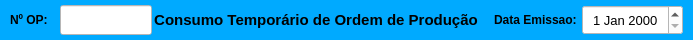
     <widget class="QWidget" name="widget" native="true">
      <property name="minimumSize">
       <size>
        <width>0</width>
        <height>40</height>
       </size>
      </property>
      <property name="maximumSize">
       <size>
        <width>16777215</width>
        <height>40</height>
       </size>
      </property>
      <property name="styleSheet">
       <string notr="true">background-color: rgb(0, 170, 255);</string>
      </property>
      <layout class="QHBoxLayout" name="horizontalLayout">
       <property name="spacing">
        <number>2</number>
       </property>
       <property name="leftMargin">
        <number>10</number>
       </property>
       <property name="topMargin">
        <number>5</number>
       </property>
       <property name="rightMargin">
        <number>10</number>
       </property>
       <property name="bottomMargin">
        <number>5</number>
       </property>
       <item>
        <widget class="QLabel" name="label_4">
         <property name="minimumSize">
          <size>
           <width>48</width>
           <height>0</height>
          </size>
         </property>
         <property name="maximumSize">
          <size>
           <width>48</width>
           <height>16777215</height>
          </size>
         </property>
         <property name="font">
          <font>
           <pointsize>9</pointsize>
           <weight>75</weight>
           <bold>true</bold>
          </font>
         </property>
         <property name="styleSheet">
          <string notr="true"/>
         </property>
         <property name="text">
          <string>Nº OP:</string>
         </property>
         <property name="alignment">
          <set>Qt::AlignLeading|Qt::AlignLeft|Qt::AlignVCenter</set>
         </property>
        </widget>
       </item>
       <item>
        <widget class="QLineEdit" name="line_Num">
         <property name="sizePolicy">
          <sizepolicy hsizetype="Preferred" vsizetype="Preferred">
           <horstretch>0</horstretch>
           <verstretch>0</verstretch>
          </sizepolicy>
         </property>
         <property name="minimumSize">
          <size>
           <width>92</width>
           <height>0</height>
          </size>
         </property>
         <property name="maximumSize">
          <size>
           <width>92</width>
           <height>16777215</height>
          </size>
         </property>
         <property name="font">
          <font>
           <pointsize>12</pointsize>
          </font>
         </property>
         <property name="styleSheet">
          <string notr="true">background-color: rgb(255, 255, 255);</string>
         </property>
         <property name="inputMask">
          <string/>
         </property>
         <property name="text">
          <string/>
         </property>
         <property name="frame">
          <bool>true</bool>
         </property>
         <property name="echoMode">
          <enum>QLineEdit::Normal</enum>
         </property>
         <property name="alignment">
          <set>Qt::AlignCenter</set>
         </property>
         <property name="dragEnabled">
          <bool>false</bool>
         </property>
         <property name="placeholderText">
          <string/>
         </property>
        </widget>
       </item>
       <item>
        <widget class="QLabel" name="label_13">
         <property name="sizePolicy">
          <sizepolicy hsizetype="Preferred" vsizetype="Preferred">
           <horstretch>0</horstretch>
           <verstretch>0</verstretch>
          </sizepolicy>
         </property>
         <property name="minimumSize">
          <size>
           <width>0</width>
           <height>0</height>
          </size>
         </property>
         <property name="font">
          <font>
           <pointsize>11</pointsize>
           <weight>75</weight>
           <bold>true</bold>
          </font>
         </property>
         <property name="styleSheet">
          <string notr="true"/>
         </property>
         <property name="text">
          <string>Consumo Temporário de Ordem de Produção</string>
         </property>
         <property name="alignment">
          <set>Qt::AlignCenter</set>
         </property>
        </widget>
       </item>
       <item>
        <widget class="QLabel" name="label_11">
         <property name="sizePolicy">
          <sizepolicy hsizetype="Preferred" vsizetype="Preferred">
           <horstretch>0</horstretch>
           <verstretch>0</verstretch>
          </sizepolicy>
         </property>
         <property name="minimumSize">
          <size>
           <width>100</width>
           <height>0</height>
          </size>
         </property>
         <property name="maximumSize">
          <size>
           <width>100</width>
           <height>16777215</height>
          </size>
         </property>
         <property name="font">
          <font>
           <pointsize>9</pointsize>
           <weight>75</weight>
           <bold>true</bold>
          </font>
         </property>
         <property name="styleSheet">
          <string notr="true"/>
         </property>
         <property name="text">
          <string>Data Emissao: </string>
         </property>
         <property name="alignment">
          <set>Qt::AlignRight|Qt::AlignTrailing|Qt::AlignVCenter</set>
         </property>
        </widget>
       </item>
       <item>
        <widget class="QDateEdit" name="date_Emissao">
         <property name="sizePolicy">
          <sizepolicy hsizetype="Preferred" vsizetype="Preferred">
           <horstretch>0</horstretch>
           <verstretch>0</verstretch>
          </sizepolicy>
         </property>
         <property name="minimumSize">
          <size>
           <width>101</width>
           <height>0</height>
          </size>
         </property>
         <property name="maximumSize">
          <size>
           <width>101</width>
           <height>16777215</height>
          </size>
         </property>
         <property name="font">
          <font>
           <pointsize>10</pointsize>
          </font>
         </property>
         <property name="styleSheet">
          <string notr="true">background-color: rgb(255, 255, 255);</string>
         </property>
         <property name="alignment">
          <set>Qt::AlignCenter</set>
         </property>
        </widget>
       </item>
      </layout>
     </widget>
